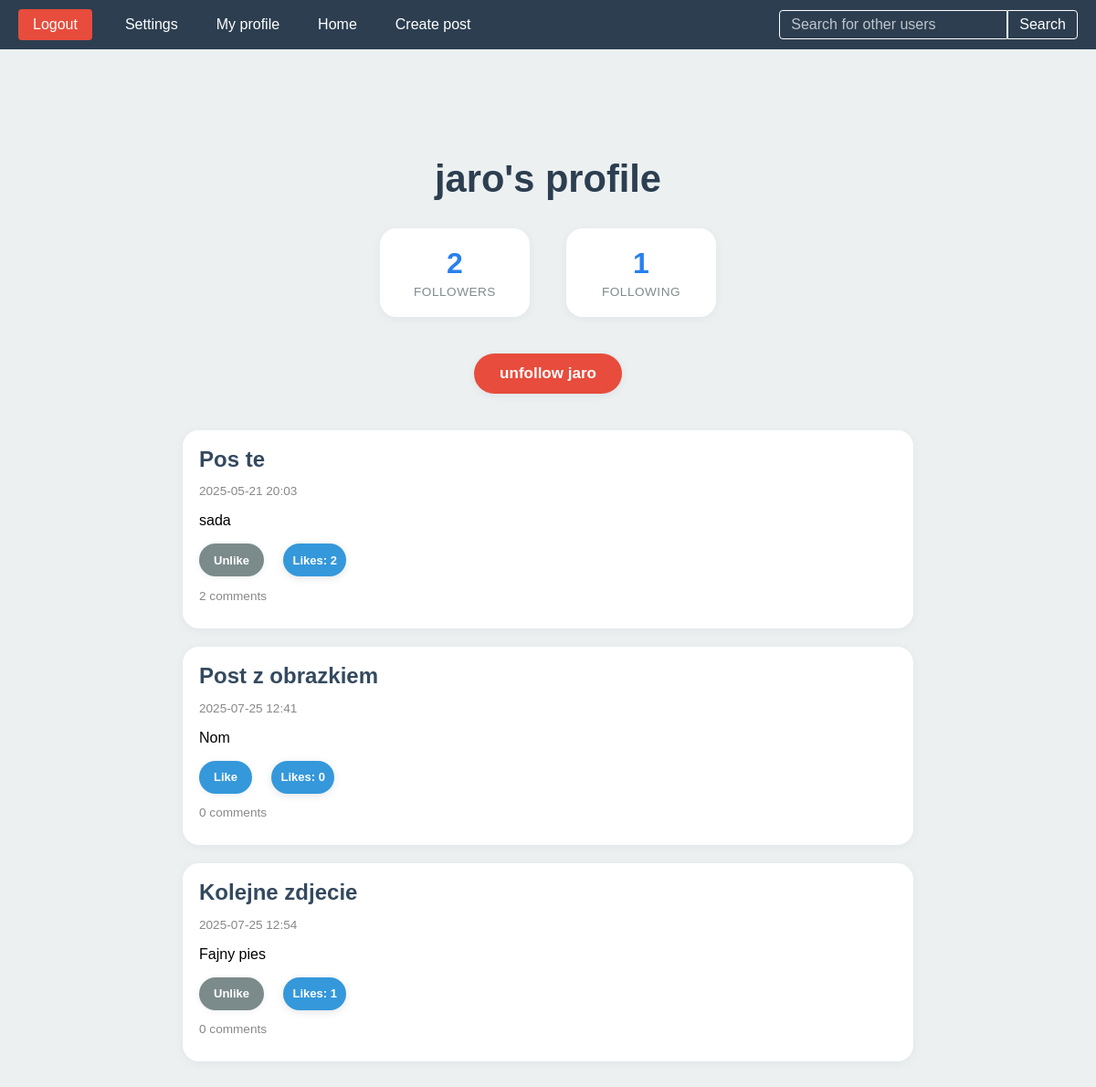
Screenshot of /profile/5 (signed in) with the database file from the repository.
### profiles/models.py (models this page shows, shortened)
class Profile(models.Model):
    user = models.OneToOneField(User, on_delete=models.CASCADE)
    follows = models.ManyToManyField("self", related_name='followers', blank=True,symmetrical=False)
    bio = models.TextField(blank=True)
    def get_follows_number(self):
        return self.follows.count()
    def get_followers_number(self):
        return self.followers.count()

### post/models.py (models this page shows, shortened)
class Post(models.Model):
    user = models.ForeignKey(User, on_delete=models.CASCADE)
    title = models.CharField(max_length= 250)
    likes = models.ManyToManyField(User, related_name='Post_likes')
    slug = models.SlugField(null = False,default='')
    content = models.TextField(null=False)
    date_posted = models.DateTimeField(auto_now_add=True)
    image = models.ImageField(upload_to = 'post_images/',blank = True, null= True)
    class Meta:
        unique_together = ('user', 'slug')
    def get_absolute_url(self):
        return reverse('post_detail', kwargs={'id':self.id, 'slug': self.slug})

### profiles/views.py (the view, shortened to what this page needs)
# urls.py: path('profile/<int:id>',profile, name='profile'),
def profile(request,id):
    users_profile = Profile.objects.get(id = id)
    posts = Post.objects.filter(user = users_profile.user)
    return render(request, 'profile.html',{'profile':users_profile,'posts':posts})

### templates/profile.html (shortened to what this page needs)
{% extends "base.html" %}
{% load static %}
{% block head %}
    <link rel="stylesheet" href="{% static 'profile.css' %}">
    <link rel="stylesheet" href="{% static 'likes.css' %}">
{% endblock %}
{% block content %}
    <div class="home-container">
        <h1>{{ profile.user.username }}'s profile</h1>
        <div class="stats-container">
            <a href="{% url 'followers_list' profile.id %}" class="stat-item">
                <span class="stat-number">{{ profile.get_followers_number }}</span>
                <span class="stat-label">Followers</span>
            </a>
            <a href="{% url 'following_list' profile.id %}" class="stat-item">
                <span class="stat-number">{{ profile.get_follows_number }}</span>
                <span class="stat-label">Following</span>
            </a>
        </div>
        <form method="POST" class="follow-form">
            {% if profile in user.profile.follows.all %}
                <button name="follow" value="unfollow" type="submit" class="follow-btn unfollow">
                    unfollow {{ profile.user.username }}
                </button>
            {% else %}
                <button name="follow" value="follow" type="submit" class="follow-btn follow">
                    follow {{ profile.user.username }}
                </button>
            {% endif %}
        </form>
        {% if posts %}
            <div class="posts-container">
                {% for post in posts %}
                    <div class="post-card">
                        <h2 class="post-title">
                            <a href="{{ post.get_absolute_url }}">{{ post.title }}</a>
                        </h2>
                        <p class="post-date">{{ post.date_posted|date:"Y-m-d H:i" }}</p>
                        <p>{{ post.content }}</p>
                        <form method="post" action="{% url 'like_post' post.id %}" style="display:inline;">
                            {% if user in post.likes.all %}
                                <button type="submit" class="unlike-btn">Unlike</button>
                            {% else %}
                                <button type="submit" class="like-btn">Like</button>
                            {% endif %}
                            <span class="likes-badge" id="likes-badge-{{ post.id }}">Likes: {{ post.likes.count }}</span>
                        </form>
                        {% if post.comment_set %}
                            <p class="post-author">{{ post.comment_set.count }} comments</p>
                        {% else %}
                            <p class="post-author">This post has no comments yet. Be the first to comment!</p>
                        {% endif %}
                    </div>
                {% endfor %}
            </div>
        {% else %}
            <div class="empty-state">
                <p>He hasn't written any posts yet.</p>
            </div>
        {% endif %}
    </div>
{% endblock %}

### static/base.css (style rules this page uses)
body { margin: 0; padding: 0; font-family: Arial, sans-serif; display: flex; flex-direction: column; min-height: 100vh; background-color: #f5f6fa; }

### static/profile.css (style rules this page uses)
.home-container { max-width: 800px; margin: 40px auto; padding: 20px; position: relative; text-align: center; }
.home-container h1 { text-align: center; color: #2c3e50; margin-bottom: 20px; display: block; font-size: 2.6rem; font-weight: bold; }
.follow-form { display: flex; justify-content: center; margin-bottom: 40px; }
.follow-btn { padding: 12px 28px; border-radius: 22px; font-size: 17px; border: none; cursor: pointer; font-weight: bold; transition: background 0.3s, color 0.3s, box-shadow 0.3s; box-shadow: 0 2px 8px rgba(52,73,94,0.08); }
.follow-btn.unfollow { background: #e74c3c; color: white; }
.posts-container { margin-top: 30px; display: flex; flex-direction: column; gap: 20px; }
.post-card { background-color: #fff; border-radius: 18px; box-shadow: 0 2px 10px rgba(44, 62, 80, 0.06); padding: 18px; text-align: left; margin-bottom: 0; }
.post-card h2 { margin: 0 0 10px; color: #34495e; }
.post-card .post-title a { color: inherit; text-decoration: none; display: block; }
.post-card p { overflow-wrap: break-word; white-space: pre-wrap; }
.post-author, .post-date { font-size: 0.85em; color: #888; margin-bottom: 10px; }
.stats-container { display: flex; justify-content: center; gap: 40px; margin: 30px 0 40px 0; flex-wrap: wrap; }
.stat-item { display: flex; flex-direction: column; align-items: center; padding: 18px 25px; background: #fff; border-radius: 18px; text-decoration: none; color: #2c3e50; transition: all 0.3s ease; box-shadow: 0 2px 10px rgba(44, 62, 80, 0.06); min-width: 110px; cursor: pointer; border: 2px solid transparent; }
.stat-number { font-size: 2rem; font-weight: bold; margin-bottom: 5px; display: block; color: #2980ef; }
.stat-label { font-size: 0.85rem; font-weight: 500; text-transform: uppercase; letter-spacing: 0.5px; color: #7f8c8d; }

### static/likes.css (style rules this page uses)
.like-btn, .unlike-btn { padding: 6px 16px; border-radius: 22px; font-size: 13px; border: none; cursor: pointer; font-weight: 600; margin-right: 10px; transition: background 0.25s, color 0.25s; box-shadow: 0 1px 6px rgba(44, 62, 80, 0.09); color: #fff; height: 36px; display: inline-flex; align-items: center; }
.like-btn { background: #3498db; }
.unlike-btn { background: #7b8a8b; }
.likes-badge { display: inline-flex; align-items: center; justify-content: center; min-width: 24px; height: 36px; padding: 0 10px; background: #3498db; color: #fff; font-weight: 700; border-radius: 18px; font-size: 13px; margin-left: 7px; box-shadow: 0 2px 8px rgba(44, 62, 80, 0.14); transition: transform 0.18s cubic-bezier(0.43,1.65,0.49,1.03); user-select: none; }

### rows the page displays
Profile: user.username "jaro", get_followers_number "2", get_follows_number "1"
Post: title "Pos te", date_posted "2025-05-21 20:03", content "sada", shows "Unlike", likes.count "2", comment_set.count "2"
Post: title "Post z obrazkiem", date_posted "2025-07-25 12:41", content "Nom", shows "Like", likes.count "0", comment_set.count "0"
Post: title "Kolejne zdjecie", date_posted "2025-07-25 12:54", content "Fajny pies", shows "Unlike", likes.count "1", comment_set.count "0"
